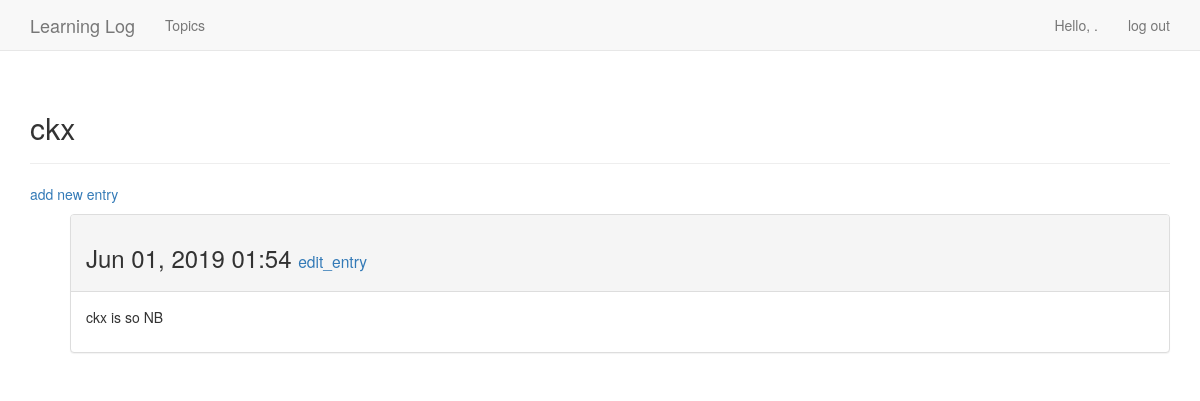
Screenshot of /topics/5/ (signed in) with the database file from the repository.
### learning_logs/models.py (models this page shows, shortened)
class Topic(models.Model):
    text = models.CharField(max_length=200)
    data_added = models.DateTimeField(auto_now_add=True)
    owner = models.ForeignKey(User, on_delete=models.CASCADE)
    def __str__(self):
        return self.text

class Entry(models.Model):
    topic = models.ForeignKey(Topic, on_delete=models.CASCADE)
    text = models.TextField()
    data_added = models.DateTimeField(auto_now_add=True)
    class Meta:
        verbose_name_plural = 'entries'

### learning_logs/views.py (the view)
# urls.py: url(r'^topics/(?P<topic_id>\d+)/$', views.topic, name='topic'),
@login_required
def topic(request, topic_id):
    topic = Topic.objects.get(id=topic_id)
    if topic.owner != request.user:
        raise Http404
    entries = topic.entry_set.order_by('-data_added')  # 减号指定以降序排列
    context = {'topic': topic, 'entries': entries}
    return render(request, 'learning_logs/topic.html', context)

### learning_logs/templates/learning_logs/topic.html
{% extends "learning_logs/base.html" %}
{% block header%}
    <h2>{{topic}}</h2>
{% endblock header%}
{% block content %}
    <p>
        <a href="{% url 'learning_logs:new_entry' topic.id %}">add new entry</a>
    </p>
    <ul>
        {% for entry in entries %}
            <div class="panel panel-default">
                <div class="panel-heading">
                    <h3>
                        {{ entry.data_added|date:'M d, Y H:i'}}
                        <small>
                            <a href="{% url 'learning_logs:edit_entry' entry.id %}">edit_entry</a>
                        </small>
                    </h3>
                </div>
                <div class="panel-body">
                    {{ entry.text|linebreaks }}
                </div>
            </div>
        {% empty %}
            <li>There are no entries for this topic yet.</li>
        {% endfor %}
    </ul>
{% endblock content %}

### rows the page displays
Topic: text "ckx"
Entry: data_added "Jun 01, 2019 01:54", text "ckx is so NB"
